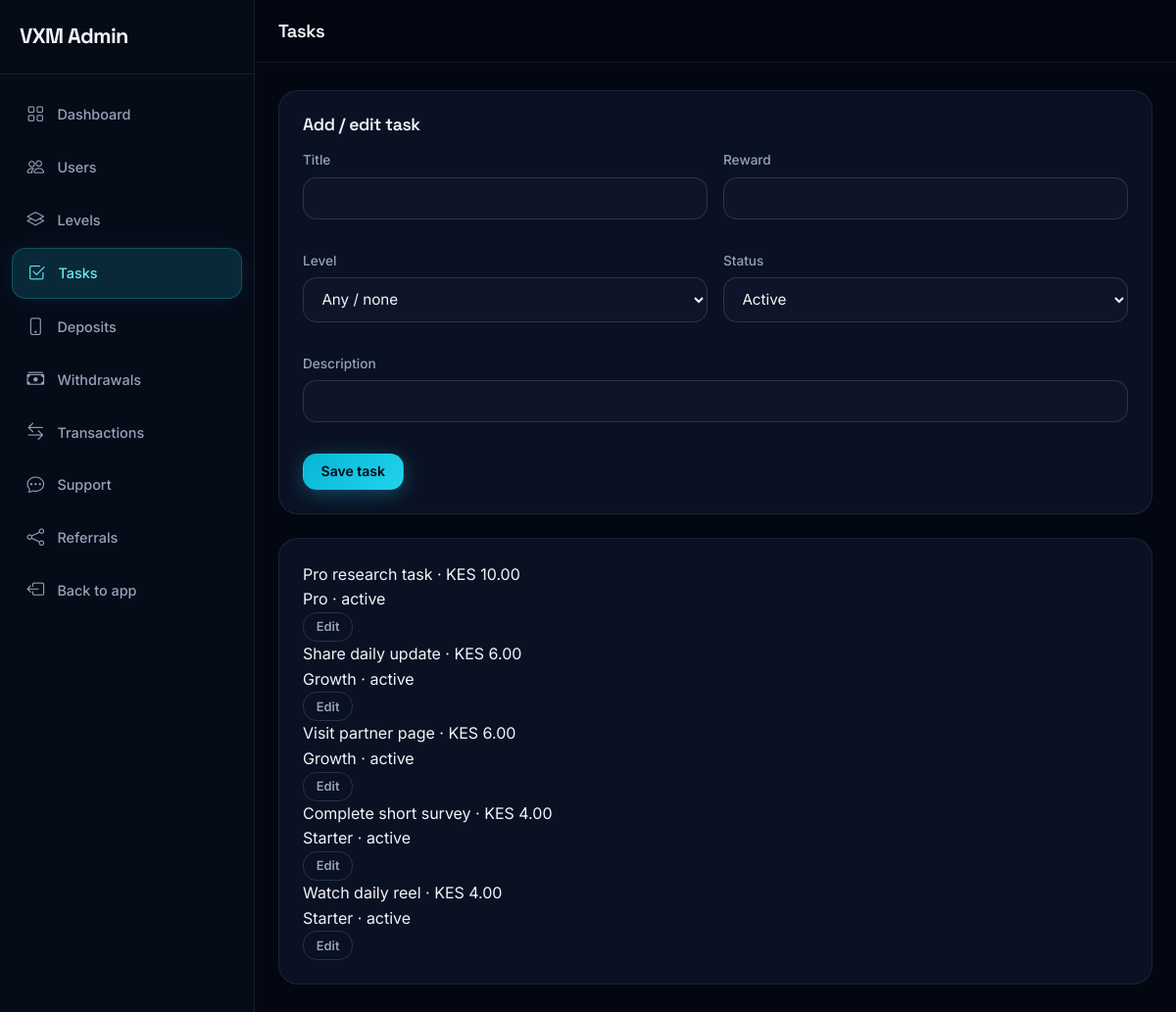
Screenshot of /admin/tasks.php (signed in) with the database file from the repository.
### tables this page shows
CREATE TABLE IF NOT EXISTS `tasks` (
  `id` INT UNSIGNED NOT NULL AUTO_INCREMENT,
  `level_id` INT UNSIGNED DEFAULT NULL,
  `title` VARCHAR(255) NOT NULL,
  `description` TEXT DEFAULT NULL,
  `reward` DECIMAL(12,2) NOT NULL DEFAULT 0.00,
  `task_type` VARCHAR(50) DEFAULT 'general',
  `external_url` VARCHAR(500) DEFAULT NULL,
  `verification_required` TINYINT(1) NOT NULL DEFAULT 0,
  `status` ENUM('active','inactive') NOT NULL DEFAULT 'active',
  `created_at` DATETIME NOT NULL DEFAULT CURRENT_TIMESTAMP,
  `updated_at` DATETIME DEFAULT NULL ON UPDATE CURRENT_TIMESTAMP,
  PRIMARY KEY (`id`),
  KEY `idx_tasks_level` (`level_id`),
  KEY `idx_tasks_status` (`status`)
);

CREATE TABLE IF NOT EXISTS `levels` (
  `id` INT UNSIGNED NOT NULL AUTO_INCREMENT,
  `name` VARCHAR(100) NOT NULL,
  `slug` VARCHAR(100) DEFAULT NULL,
  `price` DECIMAL(12,2) NOT NULL DEFAULT 0.00,
  `daily_tasks` INT UNSIGNED NOT NULL DEFAULT 0,
  `referral_bonus` DECIMAL(12,2) NOT NULL DEFAULT 0.00,
  `description` TEXT DEFAULT NULL,
  `benefits` TEXT DEFAULT NULL,
  `sort_order` INT NOT NULL DEFAULT 0,
  `status` ENUM('active','inactive') NOT NULL DEFAULT 'active',
  `created_at` DATETIME NOT NULL DEFAULT CURRENT_TIMESTAMP,
  `updated_at` DATETIME DEFAULT NULL ON UPDATE CURRENT_TIMESTAMP,
  PRIMARY KEY (`id`),
  KEY `idx_levels_status` (`status`)
);

### includes/helpers.php (called while the page is built, shortened)
<?php
function money(float $amount): string {
    return CURRENCY . ' ' . number_format($amount, 2);
}
function e(?string $str): string {
    return htmlspecialchars($str ?? '', ENT_QUOTES, 'UTF-8');
}

### admin/tasks.php (the view, shortened to what this page needs)
<?php
$db = db();
$tasks = [];
$res = $db->query(
    "SELECT t.*, l.name AS level_name FROM tasks t LEFT JOIN levels l ON l.id = t.level_id ORDER BY t.id DESC LIMIT 100"
);
while ($r = $res->fetch_assoc()) $tasks[] = $r;
require __DIR__ . '/_layout.php';
?>
<div class="panel" style="margin-bottom:1.5rem;">
  <h2 class="panel-title" style="margin-bottom:1rem;">Add / edit task</h2>
  <form method="POST" style="display:grid;grid-template-columns:1fr 1fr;gap:1rem;" class="tsk-form">
    <div class="form-group"><label class="form-label">Title</label><input class="form-input" name="title" id="tskTitle" required /></div>
    <div class="form-group"><label class="form-label">Reward</label><input type="number" step="0.01" class="form-input" name="reward" id="tskReward" required /></div>
    <div class="form-group"><label class="form-label">Level</label>
      <select class="form-input" name="level_id" id="tskLevel">
        <option value="0">Any / none</option>
      </select>
    </div>
    <div class="form-group"><label class="form-label">Status</label>
      <select class="form-input" name="status" id="tskStatus"><option value="active">Active</option><option value="inactive">Inactive</option></select>
    </div>
    <div class="form-group" style="grid-column:1/-1;"><label class="form-label">Description</label><input class="form-input" name="description" id="tskDesc" /></div>
    <div><button class="btn btn-primary">Save task</button></div>
  </form>
</div>
<div class="panel">
  <div class="tx-list">
    <?php foreach ($tasks as $t): ?>
      <div class="tx-row">
        <div class="tx-info">
          <div class="tx-desc"><?= e($t['title']) ?> · <?= money((float)$t['reward']) ?></div>
          <div class="tx-date"><?= e($t['level_name'] ?? 'No level') ?> · <?= e($t['status']) ?></div>
        </div>
        <button type="button" class="btn btn-ghost btn-sm" onclick='editTask(<?= json_encode($t) ?>)'>Edit</button>
      </div>
    <?php endforeach; ?>
  </div>
</div>

### assets/css/vxm.css (style rules this page uses)
:root { --bg-deep: #030712; --bg-base: #060b18; --bg-elevated: #0b1224; --bg-card: rgba(15, 23, 42, 0.72); --bg-card-solid: #0f172a; --bg-glass: rgba(15, 23, 42, 0.55); --accent: #22d3ee; --accent-soft: #67e8f9; --accent-dim: rgba(34, 211, 238, 0.15); --accent-glow: rgba(34, 211, 238, 0.35); --gold: #fbbf24; --gold-soft: #fcd34d; --success: #34d399; --danger: #f87171; --warning: #fbbf24; --text-primary: #f1f5f9; --text-secondary: #94a3b8; --text-muted: #64748b; --text-inverse: #030712; --border: rgba(148, 163, 184, 0.12); --border-strong: rgba(148, 163, 184, 0.22); --border-accent: rgba(34, 211, 238, 0.35); --shadow-sm: 0 2px 8px rgba(0, 0, 0, 0.25); --shadow-md: 0 8px 30px rgba(0, 0, 0, 0.35); --shadow-lg: 0 20px 60px rgba(0, 0, 0, 0.45); --shadow-glow: 0 0 40px rgba(34, 211, 238, 0.18); --font-sans: "Inter", system-ui, -apple-system, sans-serif; --font-display: "Space Grotesk", var(--font-sans); --radius-sm: 8px; --radius-md: 14px; --radius-lg: 20px; --radius-xl: 28px; --radius-full: 9999px; --nav-height: 72px; --container: 1180px; --sidebar-width: 260px; --ease: cubic-bezier(0.22, 1, 0.36, 1); --ease-out: cubic-bezier(0.16, 1, 0.3, 1); --duration: 0.35s; }
*, *::before, *::after { box-sizing: border-box; margin: 0; padding: 0; }
html { scroll-behavior: smooth; -webkit-text-size-adjust: 100%; }
body { font-family: var(--font-sans); font-size: 16px; line-height: 1.6; color: var(--text-primary); background: var(--bg-deep); min-height: 100vh; overflow-x: hidden; -webkit-font-smoothing: antialiased; }
button { font-family: inherit; cursor: pointer; border: none; background: none; }
input, select, textarea { font-family: inherit; font-size: 1rem; }
h1, h2, h3, h4, h5, h6 { font-family: var(--font-display); font-weight: 600; line-height: 1.15; letter-spacing: -0.02em; color: var(--text-primary); }
h2 { font-size: clamp(1.85rem, 3.5vw, 2.75rem); }
.btn { display: inline-flex; align-items: center; justify-content: center; gap: 0.5rem; padding: 0.7rem 1.35rem; font-size: 0.925rem; font-weight: 600; border-radius: var(--radius-md); transition: all var(--duration) var(--ease); white-space: nowrap; border: 1px solid transparent; line-height: 1.2; }
.btn-primary { background: linear-gradient(135deg, #06b6d4 0%, #22d3ee 100%); color: var(--text-inverse); box-shadow: 0 4px 20px rgba(34, 211, 238, 0.3); }
.btn-ghost { background: transparent; color: var(--text-secondary); border-color: var(--border-strong); }
.btn-sm { padding: 0.45rem 0.9rem; font-size: 0.825rem; }
.form-group { margin-bottom: 1.25rem; }
.form-label { display: block; font-size: 0.875rem; font-weight: 500; color: var(--text-secondary); margin-bottom: 0.45rem; }

### rows the page displays
tasks: title "Pro research task", reward "KES 10.00", level.name "Pro", status "active"
tasks: title "Share daily update", reward "KES 6.00", level.name "Growth", status "active"
tasks: title "Visit partner page", reward "KES 6.00", level.name "Growth", status "active"
tasks: title "Complete short survey", reward "KES 4.00", level.name "Starter", status "active"
tasks: title "Watch daily reel", reward "KES 4.00", level.name "Starter", status "active"

### other values shown
$title "Tasks"
